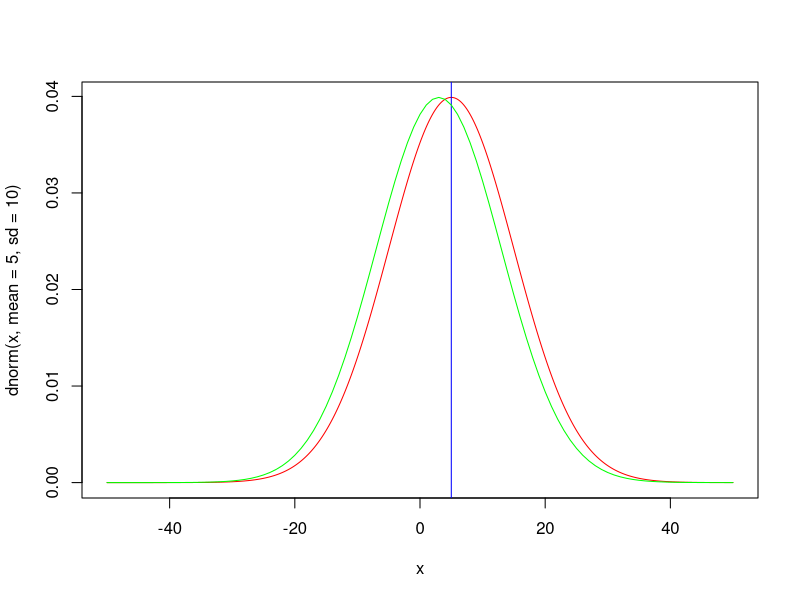

The R source for this figure:

x <- seq(-50, 50, 0.1)
plot(x, dnorm(x, mean = 5, sd = 10), col = "red", type = "l")
abline(v=5, col="blue")
curve(dnorm(x, mean = 3, sd = 10), col = "green", add = T)